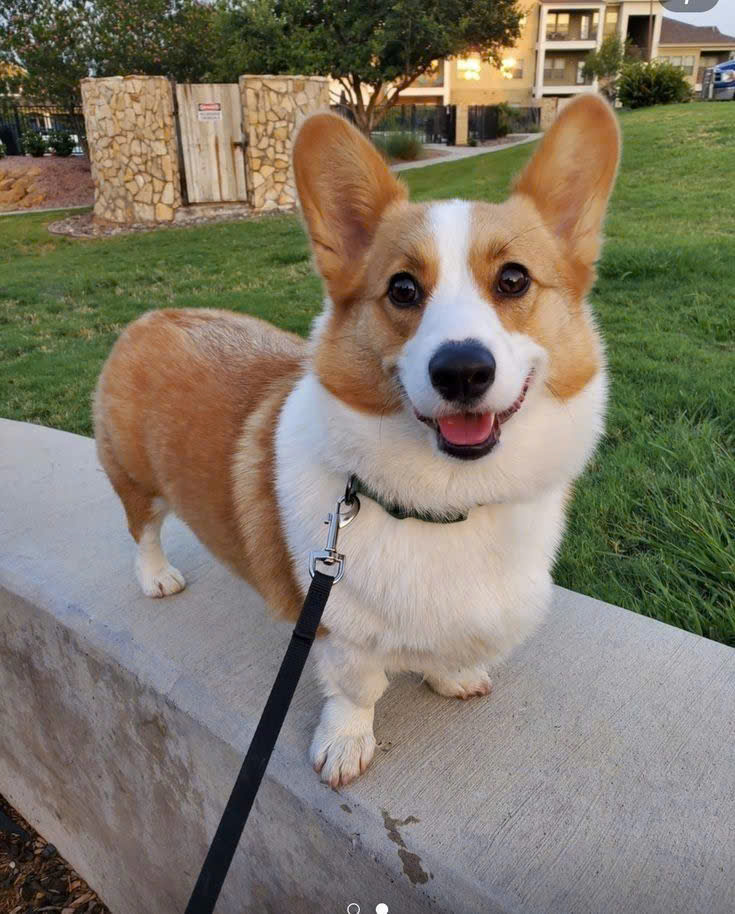
#> input picture chapters/chapter02_image_filtering/data/input/anh.jpg, 735 x 914 px
$ jupyter execute point_operations.ipynb   (shell and % lines are left out)
#> lines starting #> are read from the running program, lines starting #| are printed output that depends on the picture; after the words box and inside, x2 and y2 are one past the last pixel; in counts of white or black regions, pixels touching at a corner belong together
# Lab 2 - Part I: Biến đổi điểm ảnh (Point Operations)

[cell 1]
import cv2
import numpy as np
import matplotlib.pyplot as plt
import os

image = cv2.imread('../data/input/anh.jpg')
#> image is the input picture: shape (914, 735, 3); mean B, G, R 104.4, 120.2, 127.9
image = image[:, :, ::-1]  # BGR -> RGB
print(f'Image loaded: {image.shape}, dtype={image.dtype}')
#| Image loaded: (914, 735, 3), dtype=uint8

[cell 2]
plt.figure(figsize=(5, 4))
plt.imshow(image)
plt.title('Original Image')
plt.axis('off')
plt.tight_layout()
plt.show()

---
## 1. Thay đổi độ sáng (Brightness Adjustment)
- Công thức: `new_pixel = old_pixel + factor`
- `factor > 0`: ảnh sáng hơn; `factor < 0`: ảnh tối hơn
- Dùng `np.float32` trung gian để tránh tràn số, `np.clip(..., 0, 255)` giữ giá trị trong [0,255]

[cell 3]
# factor = -50 (tối) và factor = +50 (sáng)
bright = np.clip(image.astype(np.float32) + 50, 0, 255).astype(np.uint8)
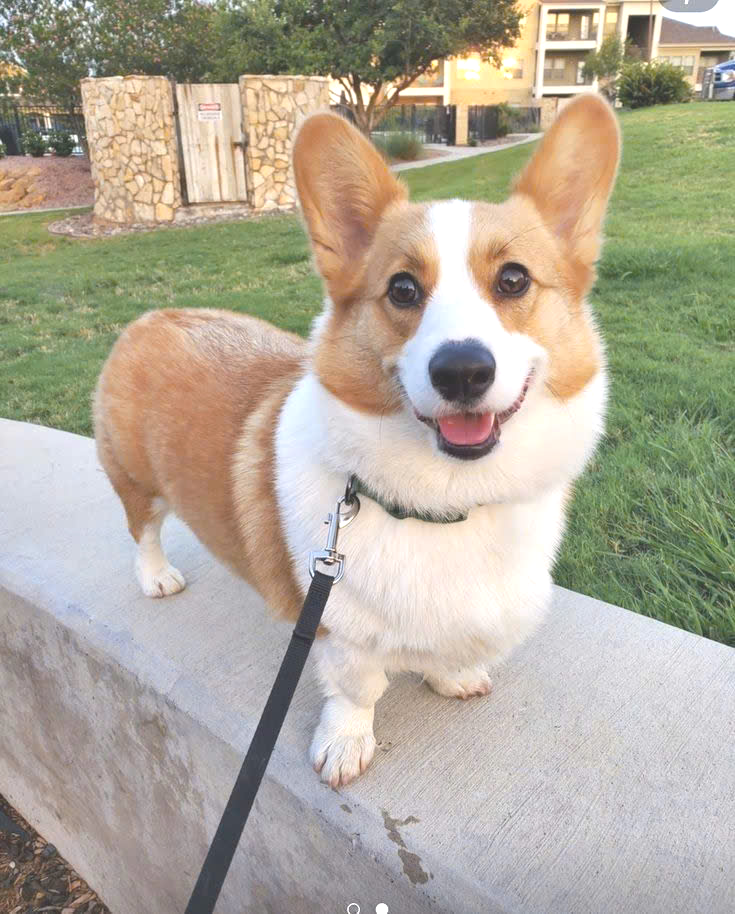
#> bright: shape (914, 735, 3); mean R, G, B 177.3, 170, 154.1
dark = np.clip(image.astype(np.float32) - 50, 0, 255).astype(np.uint8)
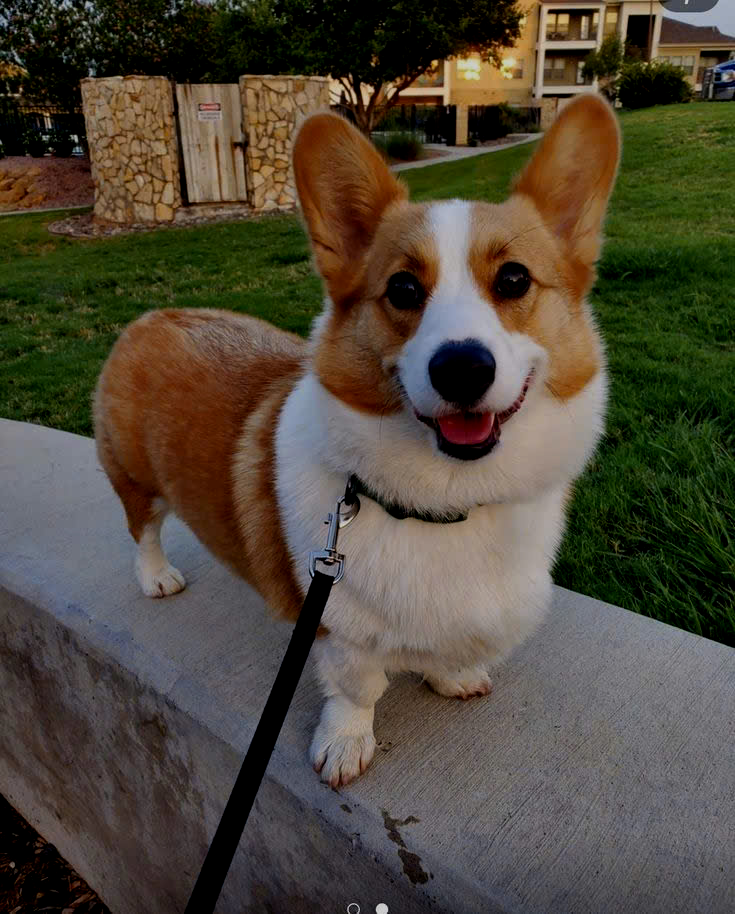
#> dark: shape (914, 735, 3); mean R, G, B 79.4, 71.6, 57.8

fig, axes = plt.subplots(1, 3, figsize=(12, 4))
axes[0].imshow(dark)
axes[0].set_title('Factor = -50 (Tối hơn)')
axes[0].axis('off')
axes[1].imshow(image)
axes[1].set_title('Original')
axes[1].axis('off')
axes[2].imshow(bright)
axes[2].set_title('Factor = +50 (Sáng hơn)')
axes[2].axis('off')
plt.tight_layout()
plt.show()

os.makedirs('output/part1_point_ops', exist_ok=True)
cv2.imwrite('output/part1_point_ops/brightness_dark.jpg', cv2.cvtColor(dark, cv2.COLOR_RGB2BGR))
cv2.imwrite('output/part1_point_ops/brightness_bright.jpg', cv2.cvtColor(bright, cv2.COLOR_RGB2BGR))
print('[OK] Saved: output/part1_point_ops/brightness_dark.jpg')
print('[OK] Saved: output/part1_point_ops/brightness_bright.jpg')

---
## 2. Thay đổi độ tương phản (Contrast Adjustment)
- Công thức: `new_pixel = old_pixel * factor`
- `factor > 1`: tăng tương phản; `0 < factor < 1`: giảm tương phản
- Dùng `np.float32` trung gian, `np.clip(..., 0, 255)`

[cell 4]
# factor = 0.5 (giảm) và factor = 1.5 (tăng)
low_contrast = np.clip(image.astype(np.float32) * 0.5, 0, 255).astype(np.uint8)
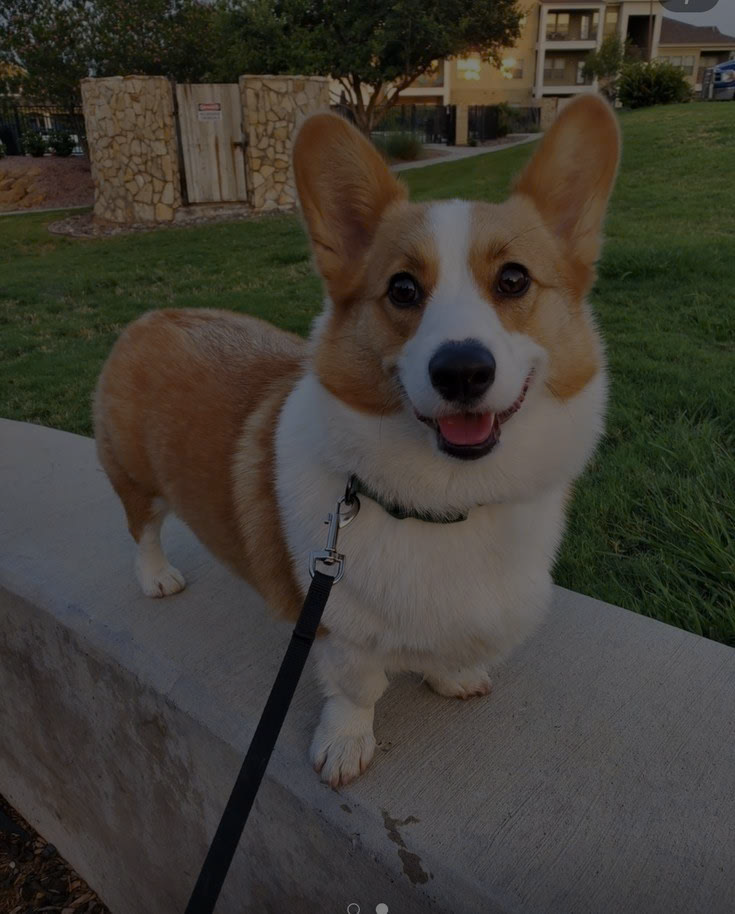
#> low_contrast: shape (914, 735, 3); mean R, G, B 63.7, 59.9, 52
high_contrast = np.clip(image.astype(np.float32) * 1.5, 0, 255).astype(np.uint8)
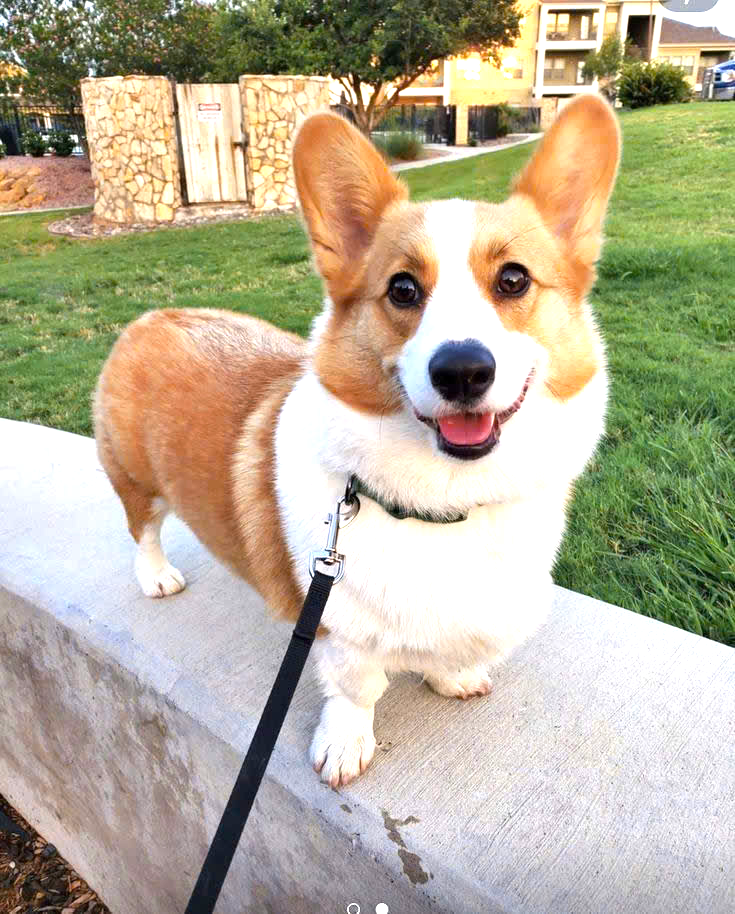
#> high_contrast: shape (914, 735, 3); mean R, G, B 184.3, 176.3, 152.6

fig, axes = plt.subplots(1, 3, figsize=(12, 4))
axes[0].imshow(low_contrast)
axes[0].set_title('Factor = 0.5 (Giảm)')
axes[0].axis('off')
axes[1].imshow(image)
axes[1].set_title('Original')
axes[1].axis('off')
axes[2].imshow(high_contrast)
axes[2].set_title('Factor = 1.5 (Tăng)')
axes[2].axis('off')
plt.tight_layout()
plt.show()

cv2.imwrite('output/part1_point_ops/contrast_reduced.jpg', cv2.cvtColor(low_contrast, cv2.COLOR_RGB2BGR))
cv2.imwrite('output/part1_point_ops/contrast_increased.jpg', cv2.cvtColor(high_contrast, cv2.COLOR_RGB2BGR))
print('[OK] Saved: output/part1_point_ops/contrast_reduced.jpg')
print('[OK] Saved: output/part1_point_ops/contrast_increased.jpg')

---
## 3. Biến đổi âm bản (Negative Transform)
- Công thức: `new_pixel = 255 - old_pixel`
- Đảo ngược toàn bộ giá trị màu, tạo hiệu ứng phim âm bản
- Áp dụng đồng thời trên cả 3 kênh R, G, B

[cell 5]
negative = 255 - image
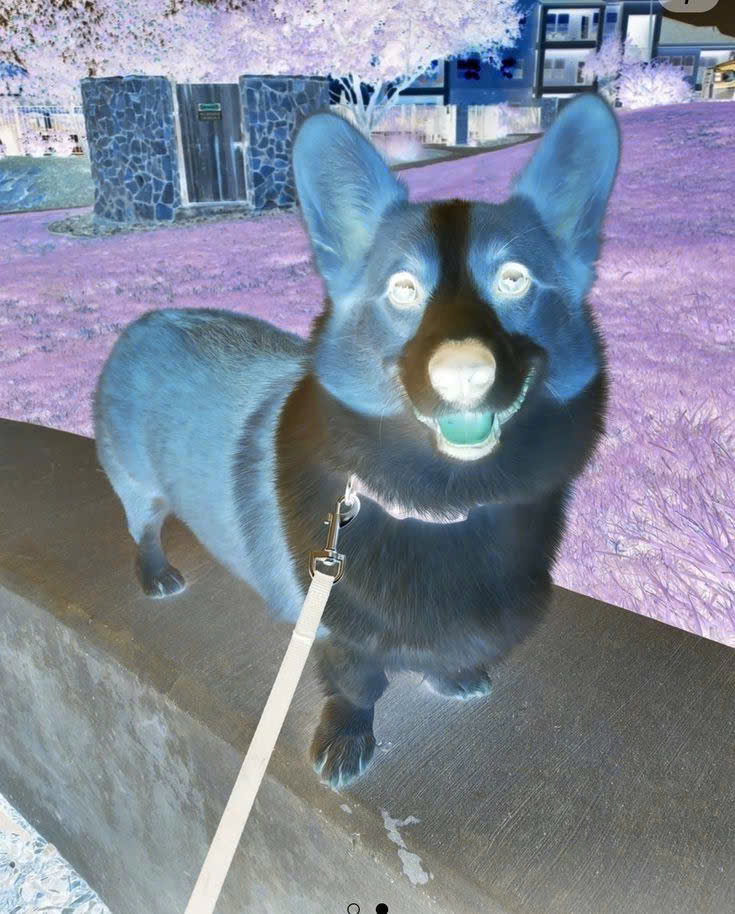
#> negative: shape (914, 735, 3); mean R, G, B 127.1, 134.8, 150.6

fig, axes = plt.subplots(1, 2, figsize=(10, 4))
axes[0].imshow(image)
axes[0].set_title('Original')
axes[0].axis('off')
axes[1].imshow(negative)
axes[1].set_title('Negative (255 - pixel)')
axes[1].axis('off')
plt.tight_layout()
plt.show()

cv2.imwrite('output/part1_point_ops/negative.jpg', cv2.cvtColor(negative, cv2.COLOR_RGB2BGR))
print('[OK] Saved: output/part1_point_ops/negative.jpg')

---
## 4. Cắt ngưỡng nhị phân (Binary Thresholding)
- Chuyển ảnh sang grayscale trước
- Công thức: `pixel = 255 nếu pixel > threshold, ngược lại = 0`
- `threshold = 128` cho kết quả phân tách rõ ràng giữa vùng sáng và vùng tối

[cell 6]
gray = cv2.cvtColor(image, cv2.COLOR_RGB2GRAY)
_, binary = cv2.threshold(gray, 128, 255, cv2.THRESH_BINARY)
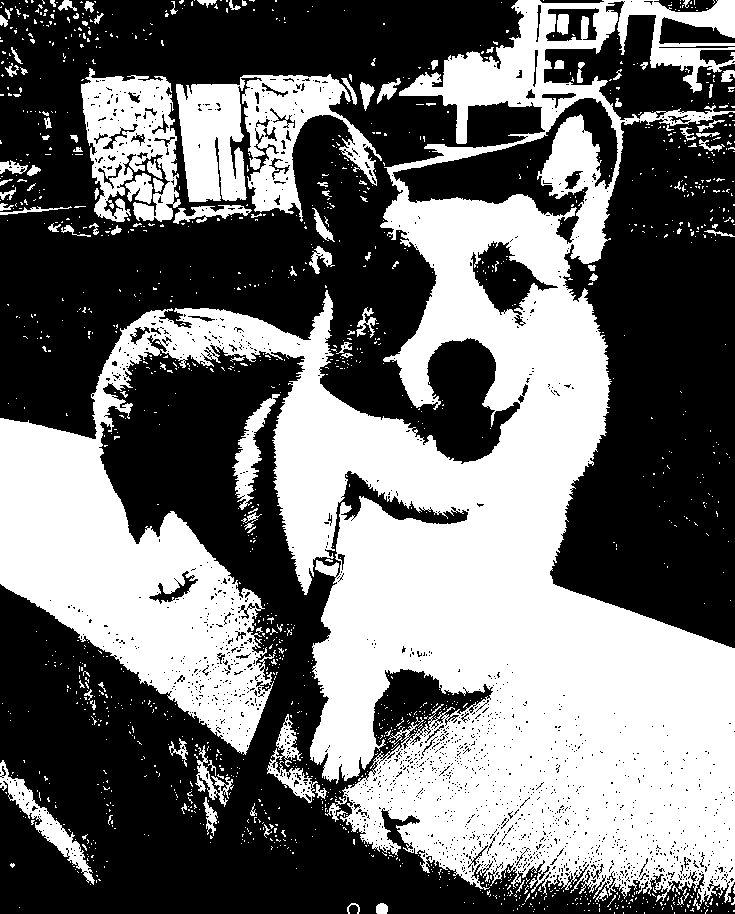
#> binary: shape (914, 735); 44.3% white; 1430 white regions (1324 under 20 px), largest, box (x1, y1, x2, y2) and area: (0, 0, 735, 910) 255788, (176, 74, 382, 222) 14892, (81, 68, 181, 222) 9101

fig, axes = plt.subplots(1, 2, figsize=(10, 4))
axes[0].imshow(image)
axes[0].set_title('Original')
axes[0].axis('off')
axes[1].imshow(binary, cmap='gray')
axes[1].set_title('Binary (threshold = 128)')
axes[1].axis('off')
plt.tight_layout()
plt.show()

cv2.imwrite('output/part1_point_ops/binary_threshold.jpg', binary)
print('[OK] Saved: output/part1_point_ops/binary_threshold.jpg')
